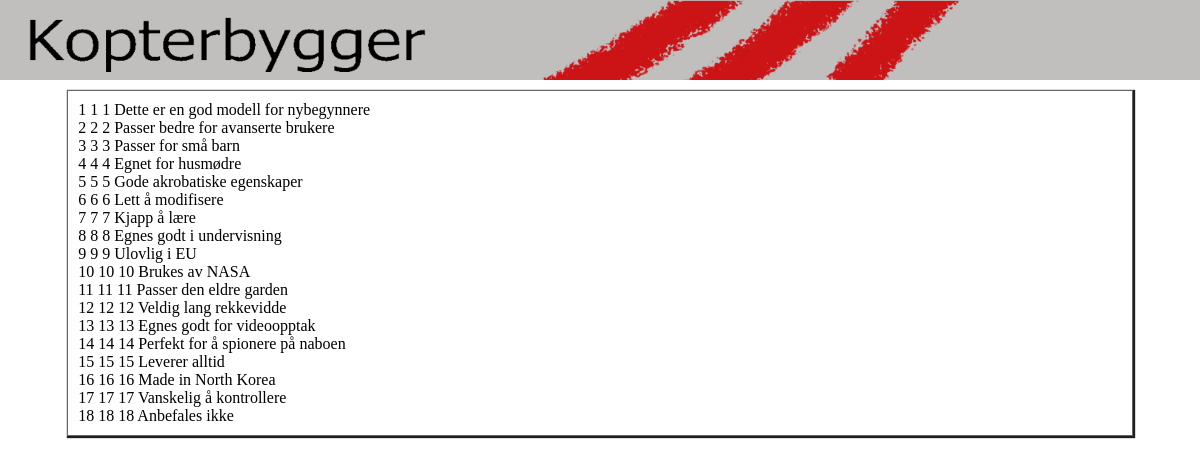
/MultikopterBygger/editPkg.php (signed in), run on the app's committed database.
### tables this page shows
create table Oppskrift
	(
		OppskriftID int not null, 
		SpesifikasjonID int not null,
		KomponenterID int not null,
		Beskrivelse nchar(250),
		PRIMARY	KEY (OppskriftID),
		FOREIGN KEY (SpesifikasjonID) REFERENCES Spesifikasjoner(SpesifikasjonID),
		FOREIGN	KEY (KomponenterID) REFERENCES Komponenter(KomponenterID)
	);

### MultikopterBygger/editPkg.php (the view, shortened to what this page needs)
<!DOCTYPE html>
<html>
    <head>
        <link rel="stylesheet" type="text/css" href="stylesheet.css">
    </head>
    <body>
        <div id="banner">
            <a href=index.html>
                <img class="banner" src="main_styling/banner.png" alt ="Kopterbygger">
            </a>
            <a href=index.html>
            </a>
        </div>
        <div id="wrapper">
            <div id="Content">
                <div id="theChoochooshoe">
                    <?php
                    $con = $_SESSION['connection'];
                    $Query = 'Select * FROM Oppskrift';
                    $result = mysqli_query($con, $Query);
                    while ($row = mysqli_fetch_array($result)) {
                        $OppID = $row['OppskriftID'];
                        $SpesID = $row['SpesifikasjonID'];
                        $KompID = $row['KomponenterID'];
                        $beskr = $row['Beskrivelse'];
                        echo $OppID . ' ' . $SpesID . ' ' . $KompID . ' ' . $beskr . '<br>';
                    }
                    ?>
                </div>
            </div>
        </div>
    </body>
</html>

### MultikopterBygger/stylesheet.css (style rules this page uses)
#banner { width: 100%; position: fixed; left:0; right:0; top:0; z-index:1; }
#wrapper { margin-top: 90px; margin-left: auto; margin-right: auto; width: 90%; box-shadow: 1px 1px 1px 1px #1f1f1f; min-width: 1000px; }
img.banner { position: absolute; width:100%; height:80px; width:auto; top:0; }
#theChoochooshoe { padding: 10px 10px 10px 10px; border:solid; border-width: 1px; border-color: #666666; heigh: 350px; overflow-y: scroll; }

### data on the page
oppskrift: OppskriftID "1", SpesifikasjonID "1", KomponenterID "1", Beskrivelse "Dette er en god modell for nybegynnere"
oppskrift: OppskriftID "2", SpesifikasjonID "2", KomponenterID "2", Beskrivelse "Passer bedre for avanserte brukere"
oppskrift: OppskriftID "3", SpesifikasjonID "3", KomponenterID "3", Beskrivelse "Passer for små barn"
oppskrift: OppskriftID "4", SpesifikasjonID "4", KomponenterID "4", Beskrivelse "Egnet for husmødre"
oppskrift: OppskriftID "5", SpesifikasjonID "5", KomponenterID "5", Beskrivelse "Gode akrobatiske egenskaper"
oppskrift: OppskriftID "6", SpesifikasjonID "6", KomponenterID "6", Beskrivelse "Lett å modifisere"
oppskrift: OppskriftID "7", SpesifikasjonID "7", KomponenterID "7", Beskrivelse "Kjapp å lære"
oppskrift: OppskriftID "8", SpesifikasjonID "8", KomponenterID "8", Beskrivelse "Egnes godt i undervisning"
oppskrift: OppskriftID "9", SpesifikasjonID "9", KomponenterID "9", Beskrivelse "Ulovlig i EU"
oppskrift: OppskriftID "10", SpesifikasjonID "10", KomponenterID "10", Beskrivelse "Brukes av NASA"
oppskrift: OppskriftID "11", SpesifikasjonID "11", KomponenterID "11", Beskrivelse "Passer den eldre garden"
oppskrift: OppskriftID "12", SpesifikasjonID "12", KomponenterID "12", Beskrivelse "Veldig lang rekkevidde"
oppskrift: OppskriftID "13", SpesifikasjonID "13", KomponenterID "13", Beskrivelse "Egnes godt for videoopptak"
oppskrift: OppskriftID "14", SpesifikasjonID "14", KomponenterID "14", Beskrivelse "Perfekt for å spionere på naboen"
oppskrift: OppskriftID "15", SpesifikasjonID "15", KomponenterID "15", Beskrivelse "Leverer alltid"
oppskrift: OppskriftID "16", SpesifikasjonID "16", KomponenterID "16", Beskrivelse "Made in North Korea"
oppskrift: OppskriftID "17", SpesifikasjonID "17", KomponenterID "17", Beskrivelse "Vanskelig å kontrollere"
oppskrift: OppskriftID "18", SpesifikasjonID "18", KomponenterID "18", Beskrivelse "Anbefales ikke"
